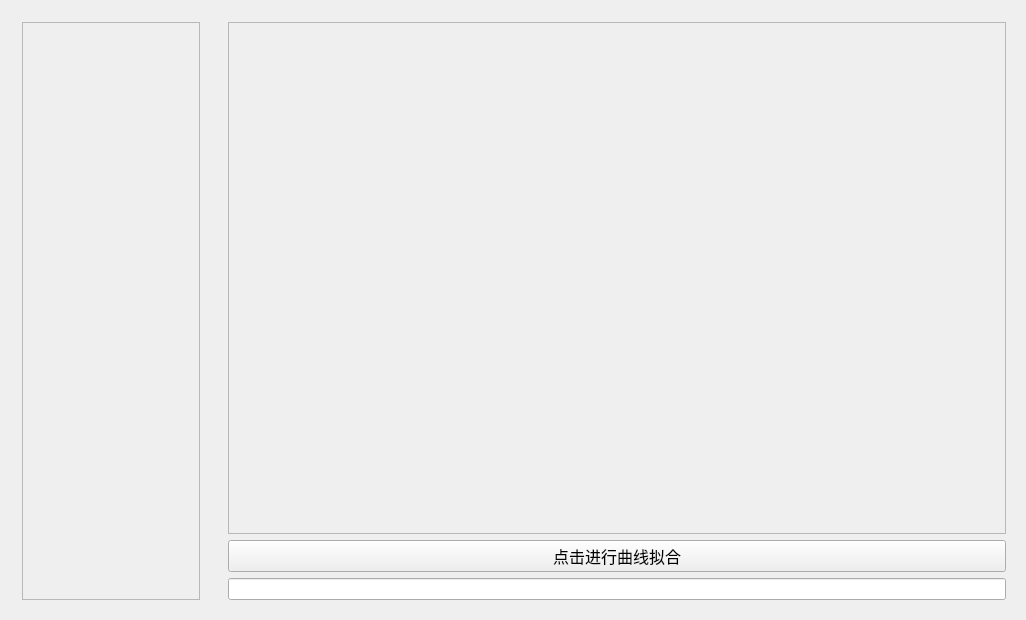
<?xml version="1.0" encoding="UTF-8"?>
<ui version="4.0">
 <class>caculatorUIinWIdgetClass</class>
 <widget class="QWidget" name="caculatorUIinWIdgetClass">
  <property name="geometry">
   <rect>
    <x>0</x>
    <y>0</y>
    <width>1026</width>
    <height>620</height>
   </rect>
  </property>
  <property name="sizePolicy">
   <sizepolicy hsizetype="Fixed" vsizetype="Fixed">
    <horstretch>0</horstretch>
    <verstretch>0</verstretch>
   </sizepolicy>
  </property>
  <property name="minimumSize">
   <size>
    <width>1000</width>
    <height>600</height>
   </size>
  </property>
  <property name="maximumSize">
   <size>
    <width>1026</width>
    <height>700</height>
   </size>
  </property>
  <property name="windowTitle">
   <string>caculatorUIinWIdget</string>
  </property>
  <layout class="QHBoxLayout" name="horizontalLayout_2">
   <item>
    <widget class="QWidget" name="leftWidget" native="true">
     <property name="minimumSize">
      <size>
       <width>200</width>
       <height>600</height>
      </size>
     </property>
     <property name="maximumSize">
      <size>
       <width>200</width>
       <height>600</height>
      </size>
     </property>
     <layout class="QVBoxLayout" name="verticalLayout_2">
      <item>
       <layout class="QVBoxLayout" name="leftLayout">
        <item>
         <widget class="QScrollArea" name="leftScrollArea">
          <property name="widgetResizable">
           <bool>true</bool>
          </property>
          <widget class="QWidget" name="scrollAreaWidgetContents">
           <property name="geometry">
            <rect>
             <x>0</x>
             <y>0</y>
             <width>178</width>
             <height>578</height>
            </rect>
           </property>
          </widget>
         </widget>
        </item>
       </layout>
      </item>
     </layout>
    </widget>
   </item>
   <item>
    <layout class="QHBoxLayout" name="mainLayout">
     <item>
      <widget class="QWidget" name="rightWidget" native="true">
       <property name="minimumSize">
        <size>
         <width>800</width>
         <height>600</height>
        </size>
       </property>
       <property name="maximumSize">
        <size>
         <width>800</width>
         <height>600</height>
        </size>
       </property>
       <layout class="QVBoxLayout" name="verticalLayout_3">
        <item>
         <layout class="QVBoxLayout" name="verticalLayout_4"/>
        </item>
        <item>
         <layout class="QVBoxLayout" name="verticalLayout">
          <property name="spacing">
           <number>0</number>
          </property>
          <property name="sizeConstraint">
           <enum>QLayout::SetDefaultConstraint</enum>
          </property>
          <item>
           <widget class="QScrollArea" name="rightScrollArea">
            <property name="widgetResizable">
             <bool>true</bool>
            </property>
            <widget class="QWidget" name="scrollAreaWidgetContents_2">
             <property name="geometry">
              <rect>
               <x>0</x>
               <y>0</y>
               <width>778</width>
               <height>509</height>
              </rect>
             </property>
            </widget>
           </widget>
          </item>
         </layout>
        </item>
        <item>
         <widget class="QPushButton" name="fittingButton">
          <property name="font">
           <font>
            <family>微软雅黑</family>
            <pointsize>12</pointsize>
           </font>
          </property>
          <property name="text">
           <string>点击进行曲线拟合</string>
          </property>
         </widget>
        </item>
        <item>
         <widget class="QLineEdit" name="lineEdit"/>
        </item>
       </layout>
      </widget>
     </item>
    </layout>
   </item>
  </layout>
 </widget>
 <layoutdefault spacing="6" margin="11"/>
 <resources>
  <include location="caculatorUIinWIdget.qrc"/>
 </resources>
 <connections/>
</ui>
